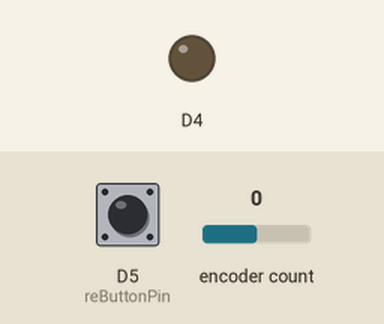
Recording of a sketch running on a simulated ESP8266 (Wemos D1 mini). Parts: output pins drawn as LEDs (lit = HIGH). Dashed ring = blinking. Inputs (shaded band) come from the test bench; at power-on: D5 (reButtonPin) HIGH, encoder count 0.

Above: at 1.2 s.
1.3 s: D5 (reButtonPin) pulled LOW for 1 s
At 1.42 s:
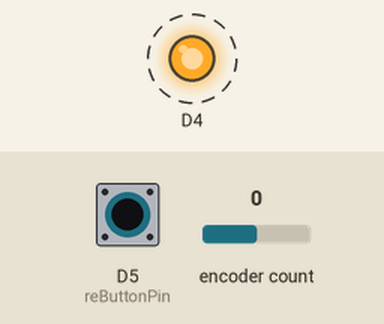
5.3 s: D5 (reButtonPin) pulled LOW for 0.15 s
At 6.0 s:
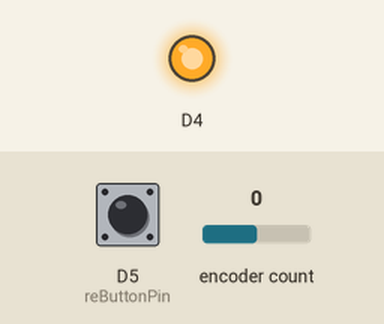
6.9 s: D5 (reButtonPin) pulled LOW for 3.2 s
At 10.8 s:
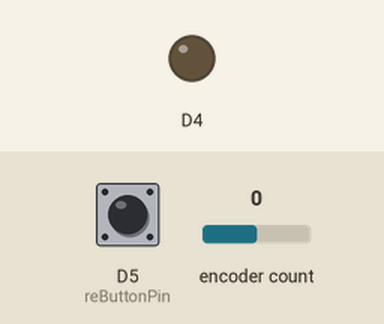
Timing chart, 0 to 12.3 s (numbered marks = the images above; inputs shaded):
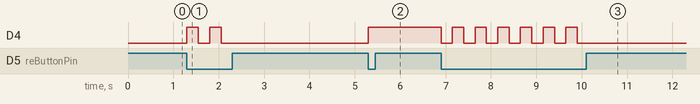

The sketch:

RotaryEncoderSerial.ino
```cpp
/*******************************************************************
    Reads input from a Rotary Encoder and sends serial commands
    to control the focus on the webcam

    Should be used with the "serialExample.js" on the PC

    This example using a ESP8266, but could use any Arduino.

    Parts:
    D1 Mini ESP8266 * - http://s.click.aliexpress.com/e/uzFUnIe
    Rotary Encoder * - https://s.click.aliexpress.com/e/_AeDgtJ

    If you find what I do useful and would like to support me,
    please consider becoming a sponsor on Github
    https://github.com/sponsors/witnessmenow/


    Written by Brian Lough
    YouTube: https://www.youtube.com/brianlough
    Tindie: https://www.tindie.com/stores/brianlough/
    Twitter: https://twitter.com/witnessmenow
 *******************************************************************/

// ----------------------------
// Additional Libraries - each one of these will need to be installed.
// ----------------------------

#include <Encoder.h>
// Library for using the Rotary Encoder

// Needs to be installed from Github
// The original library by Paul Stoffregen does not work with
// interupts and the ESP8266 anymore, here is a modified version
// https://github.com/RLars/Encoder

// --------
// Rotary Encoder
// --------

const int reButtonPin = D5;
const int reDTPin = D2;
const int reCLKPin = D1;

long oldPosition = -999;
unsigned long reTurnAllowedTime = 0;

#define ENCODER_COOLDOWN 100

int selectedWebCam = 0;

Encoder myEnc(reDTPin, reCLKPin);

void setup()
{
  Serial.begin(115200);

  pinMode(reButtonPin, INPUT_PULLUP); // is pulled HIGH, will be LOW when pressed
  pinMode(D4, OUTPUT);
  digitalWrite(D4, selectedWebCam); //active low

  // put your setup code here, to run once:
  // Get current Position
  oldPosition = myEnc.read();
}

void handleRotaryEncoderTurn()
{
  int amountSecondsChange = 5;

  long newPosition = myEnc.read();

  char command[12];

  if (newPosition > oldPosition)
  {
    //Increase
    sprintf(command, "%s,%d,%d", "adj", selectedWebCam, 5);
  }
  else if (newPosition < oldPosition)
  {
    //Decrease
    sprintf(command, "%s,%d,%d", "adj", selectedWebCam, -5);
  }

  if (reTurnAllowedTime < millis() && newPosition != oldPosition)
  {
    reTurnAllowedTime = millis() + ENCODER_COOLDOWN;
    Serial.print(command);
  }

  oldPosition = newPosition;
}

void loop()
{
  handleRotaryEncoderTurn();

  if (digitalRead(reButtonPin) == LOW)
  {
    selectedWebCam = !selectedWebCam;
    digitalWrite(D4, selectedWebCam); //active low
    delay(250);
  }
}
```

Measured:
- after the input at 1.3 s, D4: alternates HIGH for 0.25 s and LOW for 0.25 s, 4 changes in all, then stays LOW, starting at once
- after the input at 5.3 s, D4: LOW → HIGH at once
- after the input at 6.9 s, D4: alternates HIGH for 0.25 s and LOW for 0.25 s, 13 changes in all, then stays LOW, starting at once
